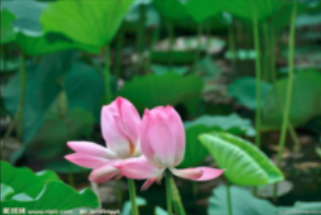
#> input picture 示例代码/CV专题1-手写数字识别/Hog_SVM/image/h.png, 321 x 215 px, found by its file name
$ python Test_affine.py
#> lines starting #> are read from the running program, lines starting #| are printed output that depends on the picture; long printed decimals are rounded
import cv2
import numpy as np

img = cv2.imread('image\h.png')
#> img is the input picture: shape (215, 321, 3); mean B, G, R 66.2, 105.6, 57.3
h,w,ch= img.shape
#> h = 215; w = 321; ch = 3
#平移
M1 = np.float32([[1,0,100],[0,1,50]])
#缩放
M2 = np.float32([[2,0,0],[0,4,0]])
##旋转
#CV
M0 = cv2.getRotationMatrix2D((w/2,h/2),-30,1)
print(M0)
#| [[  0.866   -0.5         75.253]
#|  [  0.5          0.866  -65.848]]
newimg = cv2.warpAffine(img,M0,(w,h))
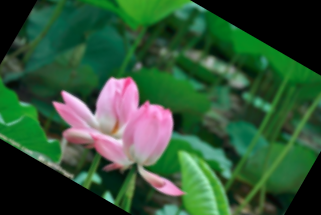
#> newimg: shape (215, 321, 3); mean B, G, R 54.1, 84, 48
#newimg = cv2.warpAffine(img,M,(int(w/2),int(h/2)))
print(newimg.shape)
#| (215, 321, 3)
#imags = np.hstack((img, newimg))
cv2.imshow('1',img)
cv2.imshow('2',newimg)
cv2.waitKey(0)
cv2.destroyAllWindows()
